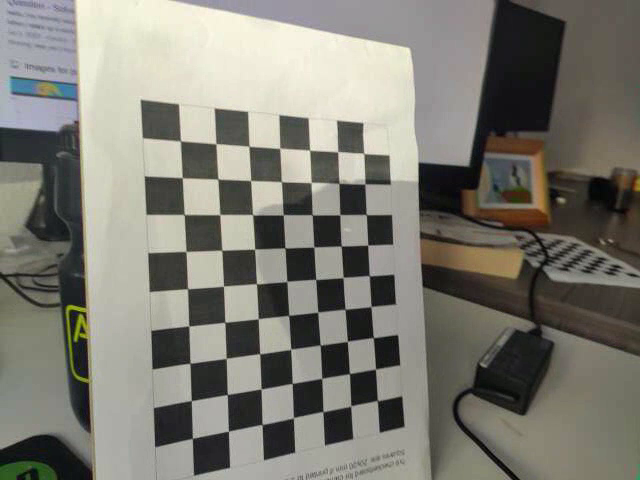
#> input picture data/calibration1/calibrate10.png, 640 x 480 px, given as the content of the folder res/calibration, which was not available
$ python calibration.py
#> lines starting #> are read from the running program, lines starting #| are printed output that depends on the picture; after the words box and inside, x2 and y2 are one past the last pixel; in counts of white or black regions, pixels touching at a corner belong together; long printed decimals are rounded; pictures that were not available may be replaced by others from this repository, and a replacement may not be noted
#%%
import cv2
import numpy as np
import glob

# termination criteria
criteria = (cv2.TERM_CRITERIA_EPS + cv2.TERM_CRITERIA_MAX_ITER, 30, 0.001)

# prepare object points, like (0,0,0), (1,0,0), (2,0,0) ....,(6,5,0)
objp = np.zeros((6*7, 3), np.float32)
objp[:, :2] = np.mgrid[0:7, 0:6].T.reshape(-1, 2)

# Arrays to store object points and image points from all the images.
objpoints = []  # 3d point in real world space
imgpoints = []  # 2d points in image plane.

images = glob.glob('res/calibration/*.png')

for fname in images:
    img = cv2.imread(fname)
#> img is the input picture: shape (480, 640, 3); mean B, G, R 115.5, 124.3, 126
    gray = cv2.cvtColor(img, cv2.COLOR_BGR2GRAY)
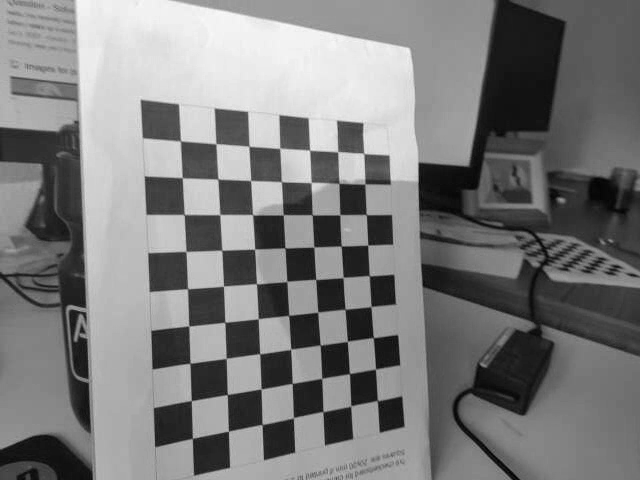
#> gray: shape (480, 640); min 0, max 250, mean 123.8

    # Find the chess board corners
    ret, corners = cv2.findChessboardCorners(gray, (7, 6), None)
#> ret = False; corners = None

    # If found, add object points, image points (after refining them)
    if ret == True:
        objpoints.append(objp)

        corners2 = cv2.cornerSubPix(
            gray, corners, (11, 11), (-1, -1), criteria)
        imgpoints.append(corners2)

        # Draw and display the corners
        img = cv2.drawChessboardCorners(img, (7, 6), corners2, ret)

# %%
#> (the run stopped early here; a loop or call above may not have finished)

$ run again, on data/calibration1/calibrate11.png
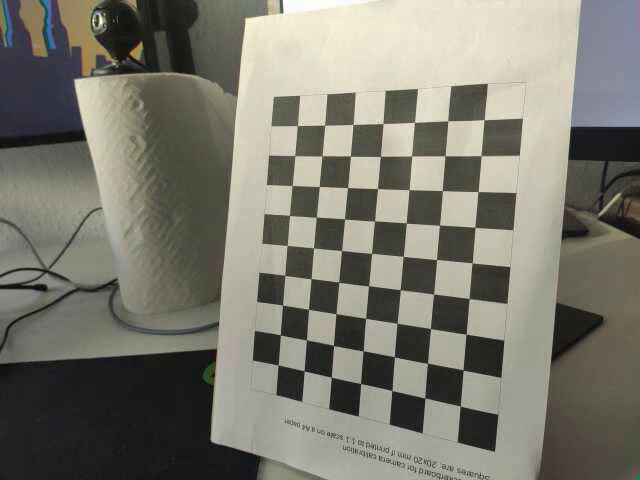
#> input picture data/calibration1/calibrate11.png, 640 x 480 px, given as the content of the folder res/calibration, which was not available
#> img is the input picture: shape (480, 640, 3); mean B, G, R 111.4, 121.8, 124
#> `ret, corners = cv2.findChessboardCorners(gray, (7, 6), None)`: ret = True; corners = 42 rows, first 8: [297.3, 125.6], [324.6, 125.2], [352.9, 124.5], [383.1, 123.5], [414.6, 122.3], [447.7, 120.8], [484.2, 119.5], [295, 155.6]
#> corners2 = 42 rows, first 8: [297.4, 125.6], [324.6, 125.2], [353.1, 124.5], [382.9, 123.5], [414.4, 122.4], [447.8, 120.8], [484.2, 119.6], [294.7, 155.6]
#> img: shape (480, 640, 3); 3.06% of pixels changed, all inside (x1, y1, x2, y2) = (279, 114, 491, 305)
#> `ret, mtx, dist, rvecs, tvecs = cv2.calibrateCamera( objpoints, imgpoin..`: ret = 0.251; mtx = [[390.2, 0, 281.3], [0, 413.3, 235.8], [0, 0, 1]]; dist = [[0.125, -0.388, -0.00903, -0.0245, 0.616]]; rvecs = ([-0.0514, 0.402, 0.0898],); tvecs = ([0.593, -3.66, 13.9],)
#> newcameramtx = [[420.3, 0, 280.1], [0, 419.2, 232.4], [0, 0, 1]]; roi = (19, 69, 527, 332)
#> `vis = np.concatenate((img, dst), axis=1)`:
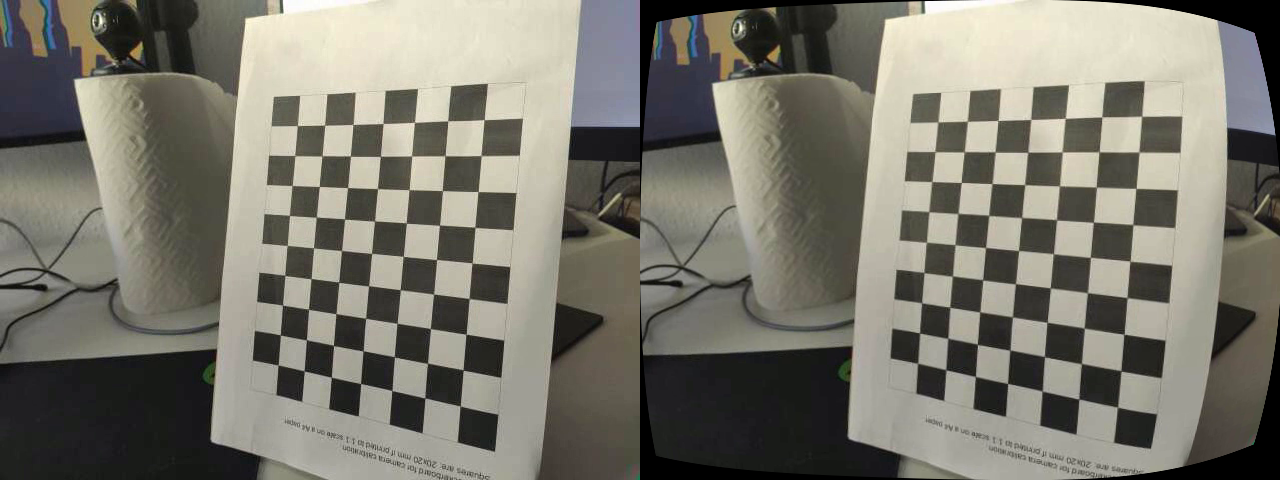
#> vis: shape (480, 1280, 3); mean B, G, R 109.3, 119.7, 121.9
#> `x,y,w,h = roi`: x = 19; y = 69; w = 527; h = 332
#> `dst = dst[y:y+h, x:x+w]`:
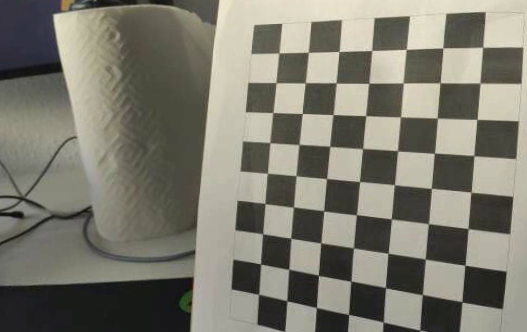
#> dst: shape (332, 527, 3); mean B, G, R 111.3, 122.9, 125.2
#| (332, 527, 3)
#> the loop `for i in range(len(objpoints)):` made 1 pass
#> after the loop `for i in range(len(objpoints)):`: mean_error = 0.0387
#| total error:  0.03866

$ run again, on data/calibration1/calibrate12.png
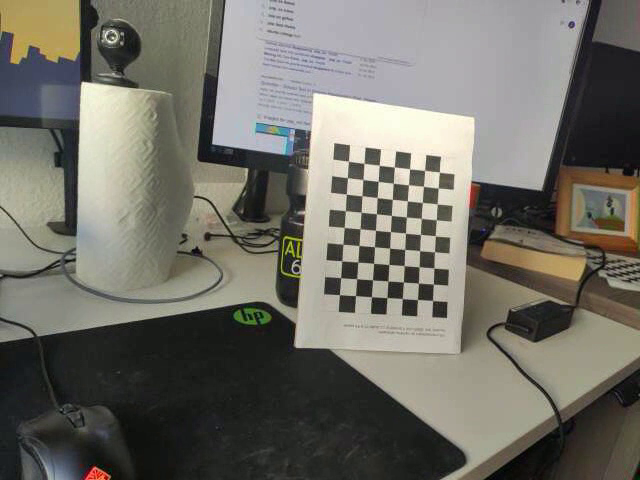
#> input picture data/calibration1/calibrate12.png, 640 x 480 px, given as the content of the folder res/calibration, which was not available
#> img is the input picture: shape (480, 640, 3); mean B, G, R 102.9, 111.4, 113.3
#> `ret, corners = cv2.findChessboardCorners(gray, (7, 6), None)`: ret = True; corners = 42 rows, first 8: [348.3, 161.1], [363.9, 163.4], [379.4, 165.3], [394.2, 167], [409.6, 169.1], [424.5, 170.4], [439.4, 172.1], [347.4, 177.7]
#> corners2 = 42 rows, first 8: [348.4, 161.3], [364, 163.4], [379.2, 165.3], [394.3, 167], [409.5, 168.8], [424.6, 170.4], [439.2, 172.2], [347.4, 177.7]
#> img: shape (480, 640, 3); 1.96% of pixels changed, all inside (x1, y1, x2, y2) = (337, 155, 446, 259)
#> `ret, mtx, dist, rvecs, tvecs = cv2.calibrateCamera( objpoints, imgpoin..`: ret = 0.112; mtx = [[1010.7, 0, 330.8], [0, 931.4, 232.3], [0, 0, 1]]; dist = [[-4.89, 614.4, 0.0318, 0.00786, -19343.4]]; rvecs = ([-0.0446, -0.497, 0.0743],); tvecs = ([0.972, -4.27, 55.13],)
#> newcameramtx = [[1010.7, 0, 330.8], [0, 931.4, 232.3], [0, 0, 1]]; roi = (0, 0, 639, 479)
#> `vis = np.concatenate((img, dst), axis=1)`:
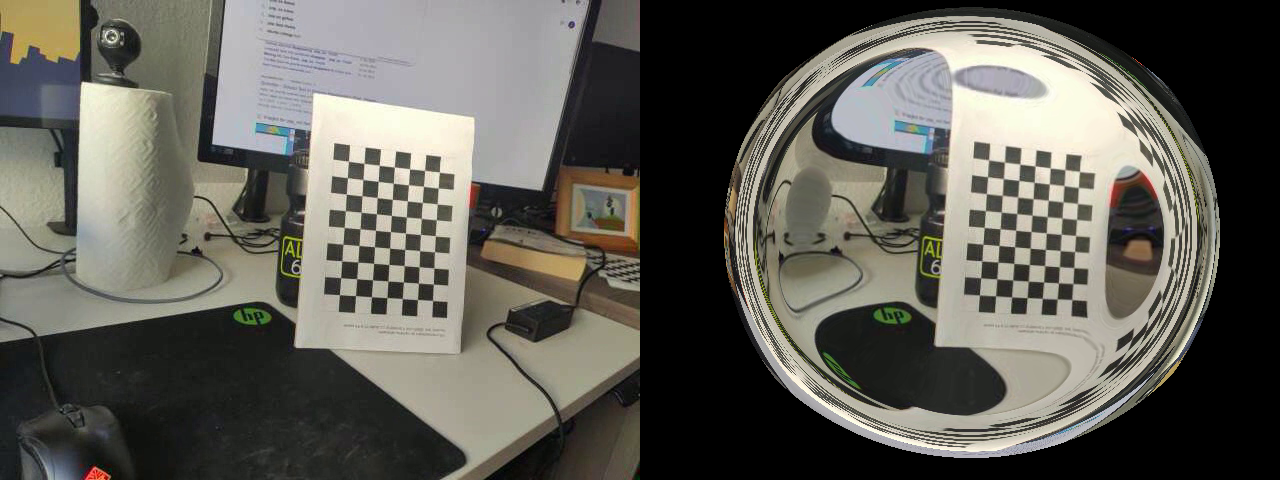
#> vis: shape (480, 1280, 3); mean B, G, R 87.1, 94.5, 96.1
#> `x,y,w,h = roi`: x = 0; w = 639; h = 479
#> `dst = dst[y:y+h, x:x+w]`:
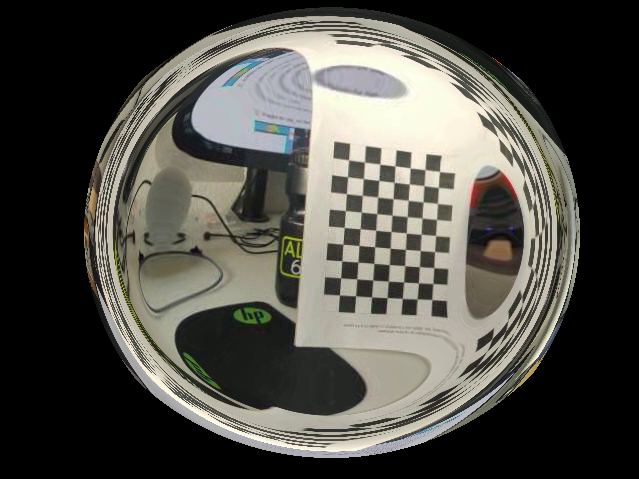
#> dst: shape (479, 639, 3); mean B, G, R 71.6, 77.9, 79.2
#| (479, 639, 3)
#> the loop `for i in range(len(objpoints)):` made 1 pass
#> after the loop `for i in range(len(objpoints)):`: mean_error = 0.0173
#| total error:  0.01726
